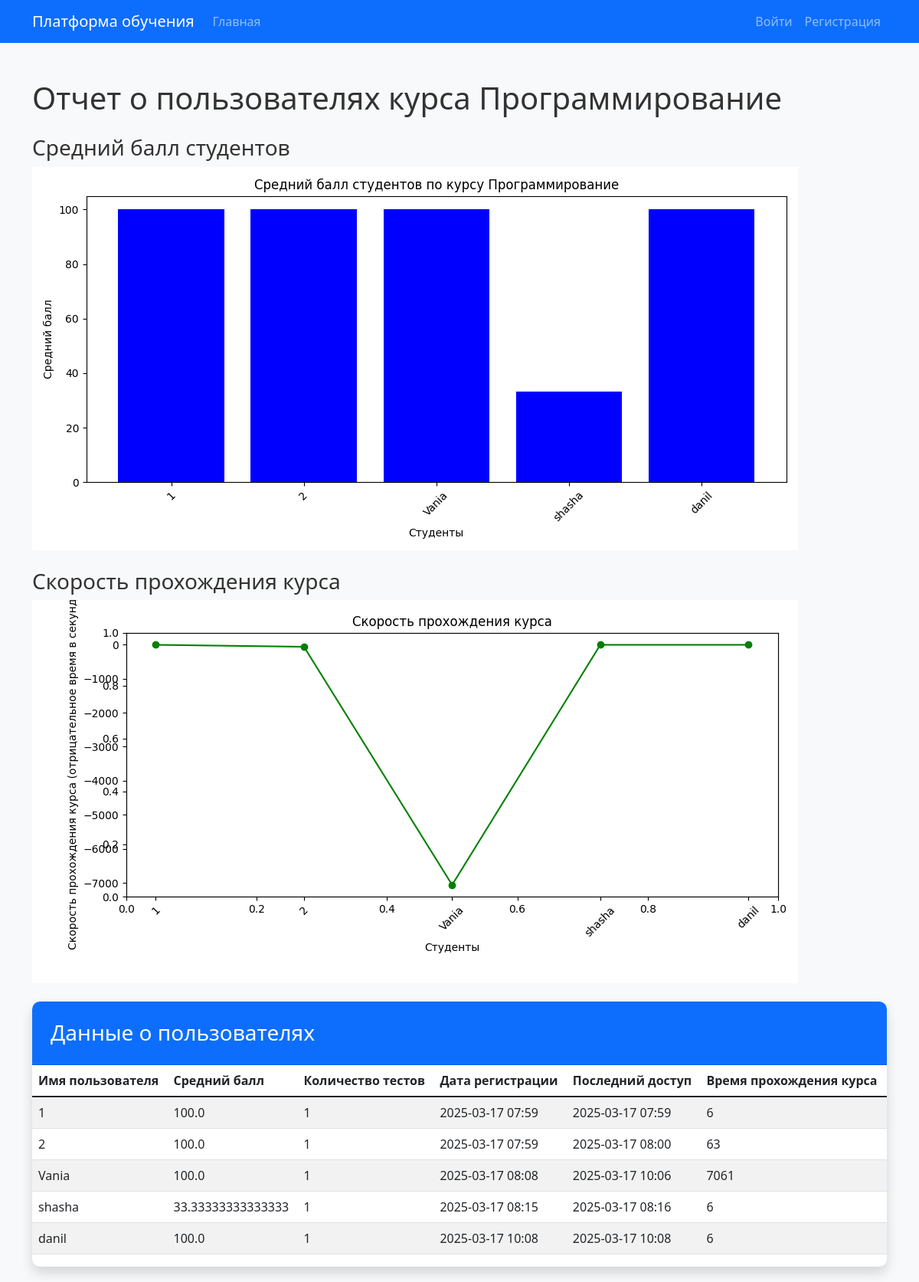
The app's page /report/users/1 with its own data.
### app.py (models this page shows, shortened)
class Course(db.Model):
    __tablename__ = 'course'
    id = db.Column(db.Integer, primary_key=True)
    title = db.Column(db.String(100), nullable=False)
    description = db.Column(db.Text, nullable=False)
    created_at = db.Column(db.DateTime, default=datetime.utcnow)
    author_id = db.Column(db.Integer, db.ForeignKey('user.id'), nullable=False)
    modules = db.relationship('Module', backref='course', lazy='dynamic')
    image_path = db.Column(db.String(200))

class Enrollment(db.Model):
    __tablename__ = 'enrollment'
    id = db.Column(db.Integer, primary_key=True)
    user_id = db.Column(db.Integer, db.ForeignKey('user.id'), nullable=False)
    course_id = db.Column(db.Integer, db.ForeignKey('course.id'), nullable=False)
    progress = db.Column(db.Float, default=0.0)
    enrolled_at = db.Column(db.DateTime, default=datetime.utcnow)
    last_accessed = db.Column(db.DateTime)
    start_time = db.Column(db.DateTime)  # New field for start time
    end_time = db.Column(db.DateTime)    # New field for end time

class User(UserMixin, db.Model):
    __tablename__ = 'user'
    id = db.Column(db.Integer, primary_key=True)
    username = db.Column(db.String(80), unique=True, nullable=False)
    email = db.Column(db.String(120), unique=True, nullable=False)
    password = db.Column(db.String(120), nullable=False)
    is_instructor = db.Column(db.Boolean, default=False)
    courses_created = db.relationship('Course', backref='author', lazy=True)
    enrolled_courses = db.relationship('Course',
                                   secondary='enrollment',
                                   backref=db.backref('enrolled_users', lazy='dynamic'),
                                   primaryjoin="User.id == Enrollment.user_id",
                                   secondaryjoin="Enrollment.course_id == Course.id",
                                   lazy='dynamic')
    test_results = db.relationship('TestResult', backref='user', lazy=True)
    module_progress = db.relationship('ModuleProgress', backref='user', lazy=True)

### app.py (the view)
@app.route('/report/users/<int:course_id>')
def generate_user_report(course_id):
    course = Course.query.get(course_id)
    if not course:
        return "Курс не найден", 404
    students = User.query.join(Enrollment).filter(Enrollment.course_id == course_id).all()
    report_data = []
    for student in students:
        test_results = TestResult.query.filter_by(user_id=student.id).all()
        total_tests = len(test_results)
        average_score = (sum(result.score for result in test_results) / total_tests) if total_tests > 0 else 0
        enrollment = Enrollment.query.filter_by(user_id=student.id, course_id=course_id).first()
        if enrollment and enrollment.end_time:
            total_seconds = (enrollment.end_time - enrollment.start_time).total_seconds()
            completion_time = total_seconds  # Keep it in seconds for graphing
        else:
            completion_time = float('inf')  # Use infinity for not completed courses
        report_data.append({
            'username': student.username,
            'average_score': average_score,
            'total_tests': total_tests,
            'enrollment_date': enrollment.enrolled_at,
            'last_accessed': enrollment.last_accessed,
            'completion_time': int(completion_time)  # Keep in seconds for graphing
        })
    plt.figure(figsize=(10, 5))
    plt.plot([data['username'] for data in report_data], [-data['completion_time'] for data in report_data], marker='o', color='green')  # Invert the time
    plt.xlabel('Студенты')
    plt.ylabel('Скорость прохождения курса (отрицательное время в секундах)')
    plt.title('Скорость прохождения курса')
    plt.xticks(rotation=45)
    plt.tight_layout()
    speed_graph_path = os.path.join('static', 'images', 'user_report_speed.png')
    plt.savefig(speed_graph_path)
    plt.close()
    plt.figure(figsize=(10, 5))
    plt.bar([data['username'] for data in report_data], [data['average_score'] for data in report_data], color='blue')
    plt.xlabel('Студенты')
    plt.ylabel('Средний балл')
    plt.title('Средний балл студентов по курсу {}'.format(course.title))
    plt.xticks(rotation=45)
    plt.tight_layout()
    score_graph_path = os.path.join('static', 'images', 'user_report_score.png')
    plt.savefig(score_graph_path)
    plt.close()
    return render_template('user_report.html', course=course, report_data=report_data, speed_graph_path=speed_graph_path, score_graph_path=score_graph_path)

### templates/user_report.html (shortened to what this page needs)
<!DOCTYPE html>
<html lang="ru">
<head>
    <link href="https://cdn.jsdelivr.net/npm/bootstrap@5.1.3/dist/css/bootstrap.min.css" rel="stylesheet">
    <link rel="stylesheet" href="{{ url_for('static', filename='css/style.css') }}">
</head>
<body class="bg-light">
    {% include 'navbar.html' %}
    <div class="container mt-5">
        <h1 class="mb-4">Отчет о пользователях курса {{ course.title }}</h1>
        <div class="mb-4">
            <h3>Средний балл студентов</h3>
            <img src="{{ url_for('static', filename='images/user_report_score.png') }}" alt="Средний балл студентов" class="img-fluid">
        </div>
        <div class="mb-4">
            <h3>Скорость прохождения курса</h3>
            <img src="{{ url_for('static', filename='images/user_report_speed.png') }}" alt="Скорость прохождения курса" class="img-fluid">
        </div>
        <div class="card shadow">
            <div class="card-header bg-primary text-white">
                <h3 class="mb-0">Данные о пользователях</h3>
            </div>
            <div class="table-responsive">
                <table class="table table-striped">
                    <thead>
                        <tr>
                            <th>Имя пользователя</th>
                            <th>Средний балл</th>
                            <th>Количество тестов</th>
                            <th>Дата регистрации</th>
                            <th>Последний доступ</th>
                            <th>Время прохождения курса</th>
                        </tr>
                    </thead>
                    <tbody>
                        {% for data in report_data %}
                        <tr>
                            <td>{{ data.username }}</td>
                            <td>{{ data.average_score }}</td>
                            <td>{{ data.total_tests }}</td>
                            <td>{{ data.enrollment_date.strftime('%Y-%m-%d %H:%M') if data.enrollment_date else 'Не зарегистрирован' }}</td>
                            <td>{{ data.last_accessed.strftime('%Y-%m-%d %H:%M') if data.last_accessed else 'Не посещал' }}</td>
                            <td>{{ data.completion_time }}</td>
                        </tr>
                        {% endfor %}
                    </tbody>
                </table>
            </div>
        </div>
    </div>
</body>
</html>

### templates/navbar.html (shortened to what this page needs)
<nav class="navbar navbar-expand-lg navbar-dark bg-primary">
    <div class="container">
        <a class="navbar-brand" href="{{ url_for('index') }}">Платформа обучения</a>
        <div class="collapse navbar-collapse" id="navbarNav">
            <ul class="navbar-nav me-auto">
                <li class="nav-item">
                    <a class="nav-link" href="{{ url_for('index') }}">Главная</a>
                </li>
            </ul>
            <ul class="navbar-nav">
                {% if current_user.is_authenticated %}
                <li class="nav-item">
                    <a class="nav-link" href="{{ url_for('create_course') }}">Создать курс</a>
                </li>
                <li class="nav-item">
                    <span class="nav-link">{{ current_user.username }}</span>
                </li>
                <li class="nav-item">
                    <a class="nav-link" href="{{ url_for('logout') }}">Выйти</a>
                </li>
                {% else %}
                <li class="nav-item">
                    <a class="nav-link" href="{{ url_for('login') }}">Войти</a>
                </li>
                <li class="nav-item">
                    <a class="nav-link" href="{{ url_for('register') }}">Регистрация</a>
                </li>
                {% endif %}
            </ul>
        </div>
    </div>
</nav>

### static/css/style.css (style rules this page uses)
body { background-color: #f8f9fa; color: #333; font-family: 'Segoe UI', Tahoma, Geneva, Verdana, sans-serif; }
.card { border: none; border-radius: 10px; box-shadow: 0 2px 15px rgba(0, 0, 0, 0.1); margin-bottom: 20px; }
.card-header { border-radius: 10px 10px 0 0 !important; padding: 1.5rem; }

### records on screen
Course: title "Программирование"
Enrollment: enrollment_date "2025-03-17 07:59", last_accessed "2025-03-17 07:59"
Enrollment: enrollment_date "2025-03-17 07:59", last_accessed "2025-03-17 08:00"
User: username "Vania", average_score "100.0", total_tests "1", enrollment_date "2025-03-17 08:08", last_accessed "2025-03-17 10:06", completion_time "7061"
User: username "shasha", average_score "33.33333333333333", total_tests "1", enrollment_date "2025-03-17 08:15", last_accessed "2025-03-17 08:16", completion_time "6"
User: username "danil", average_score "100.0", total_tests "1", enrollment_date "2025-03-17 10:08", last_accessed "2025-03-17 10:08", completion_time "6"

### other values on screen
{{ data.username }} "1" "2"
{{ data.average_score }} "100.0" "100.0"
{{ data.total_tests }} "1" "1"
{{ data.completion_time }} "6" "63"
